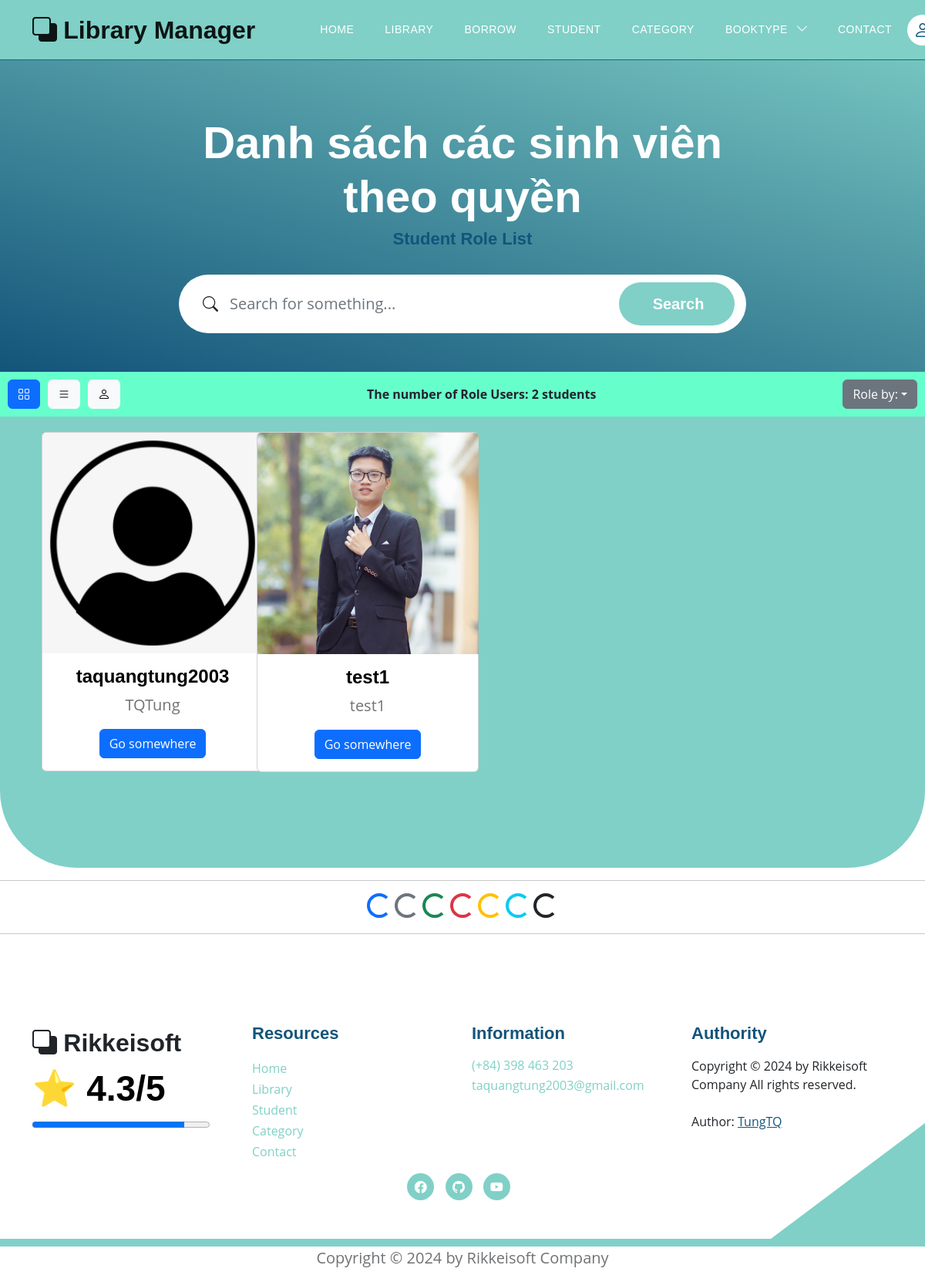
The app's page /users/sort_user?view=0&choice=Admin, older data.
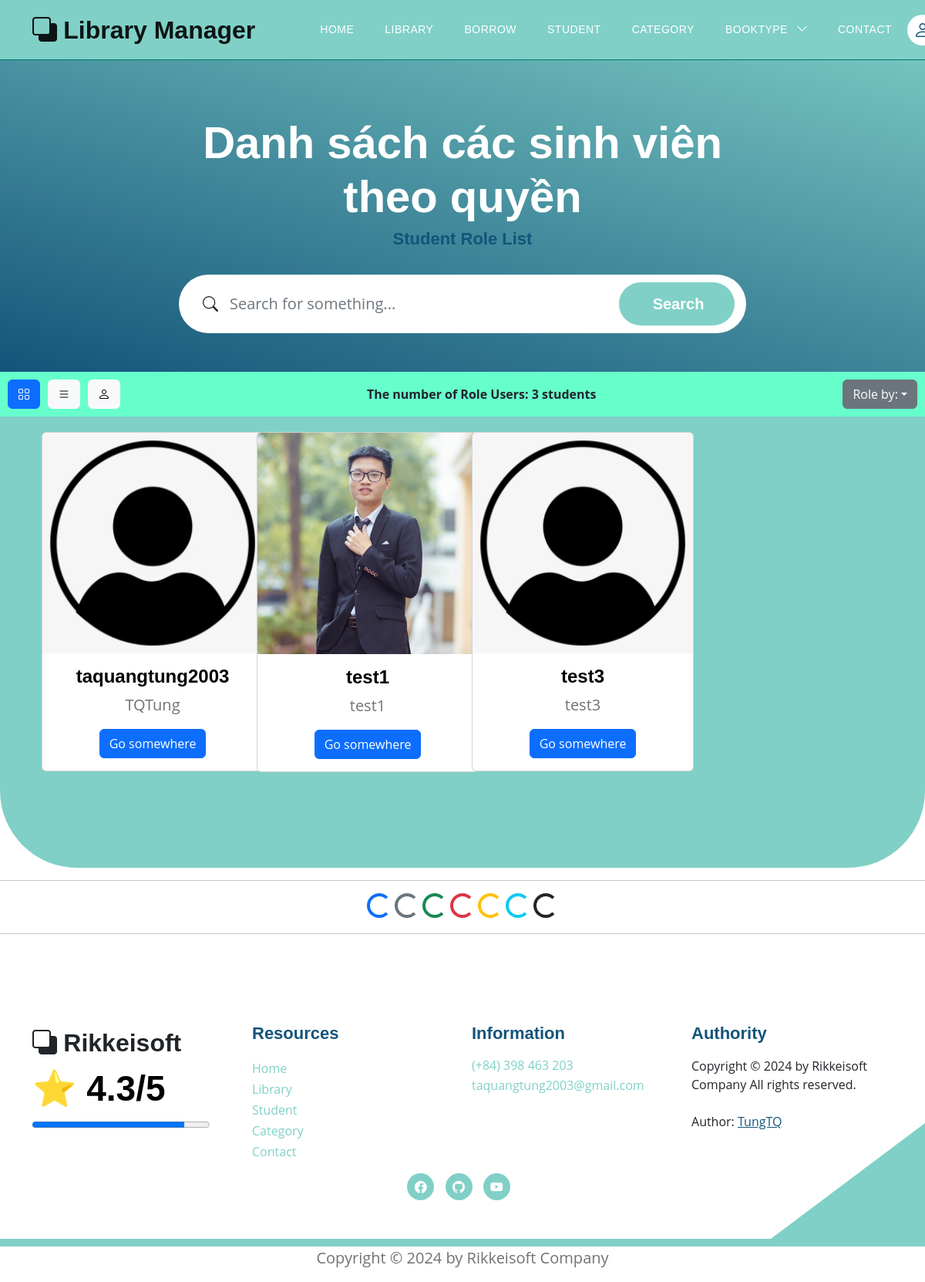
The same page, newer data.
### models.py (models this page shows)
class User(Base):
    __tablename__ = 'users'
    username = Column(String(30), primary_key=True, unique=True, index=True)
    fullname = Column(String(100), index=True)
    email = Column(String(100), index=True)
    password = Column(String(100), index=True)
    role = Column(Integer, index=True)
    delete_flag = Column(Integer, index=True)
    avatar = Column(String(500), index=True, nullable=True)     # Trường thông tin avatar
    books = relationship("Book", back_populates="user")
    comments = relationship("CommentBook", back_populates="usercomment")
    join_requests = relationship('JoinAdmin', back_populates='user')

### routers/student.py (the view)
@router.get('/users/sort_user', response_class=HTMLResponse)
async def search_student_role(view: int, choice: str, request: Request, db: Session = Depends(models.get_db)):
    mean_star = function.get_mean_star(db)
    all_category2 = db.query(models.Category).filter(models.Category.delete_flag != 1).all()
    if choice == "SuperAdmin":
        this_user = db.query(models.User).filter(models.User.role == 2)
    elif choice == "Admin":
        this_user = db.query(models.User).filter(models.User.role == 1)
    elif choice == "User":
        this_user = db.query(models.User).filter(models.User.role == 0)
    this_user = this_user.filter(models.User.delete_flag != 1).order_by(models.User.username).all()
    total_this_user = len(this_user)
    return templates.TemplateResponse("students/student_role.html", {
        "request": request,
        "view": view,
        "this_user": this_user,
        "total_this_user": total_this_user,
        "mean_star": mean_star,
        "all_category2": all_category2})

### templates/students/student_role.html (shortened to what this page needs)
{% extends "base.html" %}
{% block content %}
<section class="hero-section d-flex justify-content-center align-items-center" id="section_1"
    style="padding-bottom: 50px;">
    <div class="container">
        <div class="row">
            <div class="col-lg-8 col-12 mx-auto">
                <h1 class="text-white text-center"> Danh sách các sinh viên theo quyền </h1>
                <h6 class="text-center"> Student Role List </h6>
                <form action="/users/search_students?view={{view}}" method="get" class="custom-form mt-4 pt-2 mb-lg-0 mb-5"
                    role="search">
                    <div class="input-group input-group-lg">
                        <span class="input-group-text bi-search" id="basic-addon1">
                        </span>
                        <input name="searching" type="search" class="form-control" id="searching"
                            placeholder="Search for something..." aria-label="Search">
                        <button type="submit" class="form-control">Search</button>
                    </div>
                </form>
            </div>
        </div>
    </div>
</section>
{% if view == 0 %}
<div style="background-color: #66FFCC; padding: 10px;">
    <div class="button-container" style="display: flex; justify-content: space-between; align-items: center;">
        <div style="display: flex; align-items: center;">
            <button class="btn btn-primary button" style="margin-right: 10px;">
                <a href="/users?view=0" style="color: inherit; text-decoration: none;">
                    <i class="bi bi-grid"></i>
                </a>
            </button>
            <button class="btn btn-light button" style="margin-right: 10px;">
                <a href="/users?view=1" style="color: inherit; text-decoration: none;">
                    <i class="bi bi-list"></i>
                </a>
            </button>
            <button class="btn btn-light button">
                <a href="/authority/requirements" style="color: inherit; text-decoration: none;">
                    <i class="bi bi-person"></i>
                </a>
            </button>
        </div>
        <div style="text-align: center;">
            <label><b>The number of Role Users: {{ total_this_user }} students</b></label>
        </div>
        <div class="dropdown" style="text-align: right;">
            <button class="btn btn-secondary dropdown-toggle" type="button" data-bs-toggle="dropdown" aria-expanded="false">Role by:</button>
        </div>
    </div>
</div>
<section class="featured-section" style="padding-top: 10px">
    <div class="container">
        <div class="container text-center bg-body-secondary">
            <div style="padding-top: 110px;">
                <div class="row">
                    {% for student in this_user %}
                    <div class="col-md-6 col-lg-4 col-xl-3 mb-4">
                        <div class="card" style="width: 18rem;">
                            {% if student.avatar %}
                                <img src="/static/media/{{student.avatar}}" class="card-img-top"
                                alt="https://placehold.co/200x150"
                                style="object-fit: cover; width:287px; height: 287px;
                                    transition: transform 0.3s ease-in-out, filter 0.3s ease-in-out;"
                                onmouseover="this.style.transform='scale(1.1)'; this.style.filter='brightness(80%)';"
                                onmouseout="this.style.transform='scale(1)'; this.style.filter='brightness(100%)';">
                            {% else %}
                                <img src="/static/images/default_avatar.png" class="card-img-top"
                                alt="https://placehold.co/200x150"
                                style="transition: transform 0.3s ease-in-out, filter 0.3s ease-in-out;"
                                onmouseover="this.style.transform='scale(1.1)'; this.style.filter='brightness(80%)';"
                                onmouseout="this.style.transform='scale(1)'; this.style.filter='brightness(100%)';">
                            {% endif %}
                            <div class="card-body">
                                <h5 class="card-title"> {{student.username}} </h5>
                                <p class="card-text"> {{student.fullname}} </p>
                                {% if request.cookies.get('token') %}
                                <div class="btn-group mt-auto" role="group" aria-label="Button Click">
                                    <a href="detail_student?username_choice={{student.username}}" class="btn btn-primary"> Show Infor </a>
                                    <a href="get_admin?finded_username={{student.username}}" class="btn btn-warning"> Change Rule </a>
                                </div>
                                {% else %}
                                <a href="detail_student?username_choice={{student.username}}" class="btn btn-primary">Go somewhere</a>
                                {% endif %}
                            </div>
                        </div>
                    </div>
                    {% endfor %}
                </div>
            </div>
        </div>
    </div>
</section>
{% endif %}
<hr>
<div style="text-align: center;">
    <div class="spinner-border text-primary" role="status">
    </div>
    <div class="spinner-border text-secondary" role="status">
    </div>
    <div class="spinner-border text-success" role="status">
    </div>
    <div class="spinner-border text-danger" role="status">
    </div>
    <div class="spinner-border text-warning" role="status">
    </div>
    <div class="spinner-border text-info" role="status">
    </div>
    <div class="spinner-border text-dark" role="status">
    </div>
</div>
<hr>
{% endblock content %}

### templates/base.html (shortened to what this page needs)
<!DOCTYPE html>
<html lang="en">
<head>
    <link href="/static/css/bootstrap.min.css" rel="stylesheet">
    <link href="/static/css/bootstrap-icons.css" rel="stylesheet">
    <link href="/static/css/templatemo-topic-listing.css" rel="stylesheet">
</head>
<body id="top">
    <main>
        <div id="sticky-wrapper" class="sticky-wrapper" style="height: 78px;">
            <nav class="navbar navbar-expand-lg bg-body-tertiary fixed-top" style="background-color: #80d0c7; border-bottom: 1px solid #00796b;">
                <div class="container">
                    <a class="navbar-brand" href="/">
                        <i class="bi-back"></i>
                        <span> Library Manager </span>
                    </a>
                    <div class="collapse navbar-collapse" id="navbarNav">
                        <ul class="navbar-nav ms-lg-5 me-lg-auto">
                            <li class="nav-item">
                                <a class="nav-link click-scroll" href="/"> Home </a>
                            </li>
                            <li class="nav-item">
                                <a class="nav-link click-scroll" href="/books?bookview=0"> Library </a>
                            </li>
                            <li class="nav-item">
                                <a class="nav-link click-scroll" href="/books/all_borrowed_book"> Borrow </a>
                            </li>
                            <li class="nav-item">
                                <a class="nav-link click-scroll" href="/users?view=0"> Student </a>
                            </li>
                            <li class="nav-item">
                                <a class="nav-link click-scroll" href="/category_books"> Category </a>
                            </li>
                            <li class="nav-item dropdown">
                                <a class="nav-link dropdown-toggle" id="navbarDropdownMenuLink" role="button" data-toggle="dropdown" aria-haspopup="true" aria-expanded="false">
                                  BookType
                                </a>
                            </li>
                            <li class="nav-item">
                                <a class="nav-link click-scroll" href="/contact"> Contact </a>
                            </li>
                        </ul>
                        <div class="d-none d-lg-block">
                            {% if request.cookies.get('token') %}
                            <div class="dropdown">
                                <button class="btn btn-secondary dropdown-toggle" type="button"
                                    data-bs-toggle="dropdown" aria-expanded="false">
                                    <a href="/profile" class="navbar-icon bi-person smoothscroll"> </a> {{request.cookies.get('username')}}
                                </button>
                                <ul class="dropdown-menu">
                                    <li> <a href="/profile" class="navbar-icon bi-person smoothscroll"> </a> {{ request.cookies.get('username') }}</li>
                                    <li><a class="dropdown-item" href="/logout"> Logout </a></li>
                                </ul>
                            </div>
                            {% else %}
                            <a href="/login" class="navbar-icon bi-person smoothscroll"></a>
                            {% endif %}
                        </div>
                    </div>
                </div>
            </nav>
        </div>
    </main>
    {% block content %}{% endblock content %}
</body>
<footer class="site-footer section-padding">
    <div class="container">
        <div class="row">
            <div class="col-lg-3 col-12 mb-4 pb-2">
                <a class="navbar-brand mb-2" href="/">
                    <i class="bi-back"></i>
                    <span> Rikkeisoft </span>
                </a>
                <h2>⭐ {{mean_star}}/5 </h2>
                <progress max="100" value="{{ mean_star*20 }}" style="width: 230px;"></progress>
            </div>
            <div class="col-lg-3 col-md-4 col-6">
                <h6 class="site-footer-title mb-3">Resources</h6>
                <ul class="site-footer-links">
                    <li class="site-footer-link-item">
                        <a href="/" class="site-footer-link"> Home </a>
                    </li>
                    <li class="site-footer-link-item">
                        <a href="/books?bookview=0" class="site-footer-link"> Library </a>
                    </li>
                    <li class="site-footer-link-item">
                        <a href="/users?view=0" class="site-footer-link"> Student </a>
                    </li>
                    <li class="site-footer-link-item">
                        <a href="/category_books" class="site-footer-link"> Category </a>
                    </li>
                    <li class="site-footer-link-item">
                        <a href="/contact" class="site-footer-link"> Contact </a>
                    </li>
                </ul>
            </div>
            <div class="col-lg-3 col-md-4 col-6 mb-4 mb-lg-0">
                <h6 class="site-footer-title mb-3"> Information </h6>
                <p class="text-white d-flex mb-1">
                    <a href="tel: 0398463203" class="site-footer-link">
                        (+84) 398 463 203
                    </a>
                </p>
                <p class="text-white d-flex">
                    <a href="mailto:taquangtung2003@gmail.com" class="site-footer-link">
                        taquangtung2003@gmail.com
                    </a>
                </p>
            </div>
            <div class="col-lg-3 col-md-4 col-12 mt-4 mt-lg-0 ms-auto">
                <h6 class="site-footer-title mb-3"> Authority </h6>
                Copyright © 2024 by Rikkeisoft Company All rights reserved.
                <br><br> Author: <a rel="nofollow" href="#" target="_blank"> <u> TungTQ </u>
                </a>
            </div>
        </div>
    </div>
    <div style="text-align: center;">
        <ul class="social-icon">
            <li class="social-icon-item">
                <a href="https://www.facebook.com/pisceskibo" class="social-icon-link bi-facebook" target="_blank"></a>
            </li>
            <li class="social-icon-item">
                <a href="https://github.com/pisceskibo" class="social-icon-link bi-github" target="_blank"></a>
            </li>
            <li class="social-icon-item">
                <a href="https://www.youtube.com/@TUNG_TAQUANGN01_14" class="social-icon-link bi-youtube" target="_blank"></a>
            </li>
        </ul>
    </div>
</footer>
<p style="text-align: center;"> Copyright © 2024 by Rikkeisoft Company </p>
</html>

Row changes from the older to the newer data that the page shows:
now on this page (row edited): User: username "test3", fullname "test3"
Text that changed along with them:
{{ total_this_user }}: "2" → "3"
